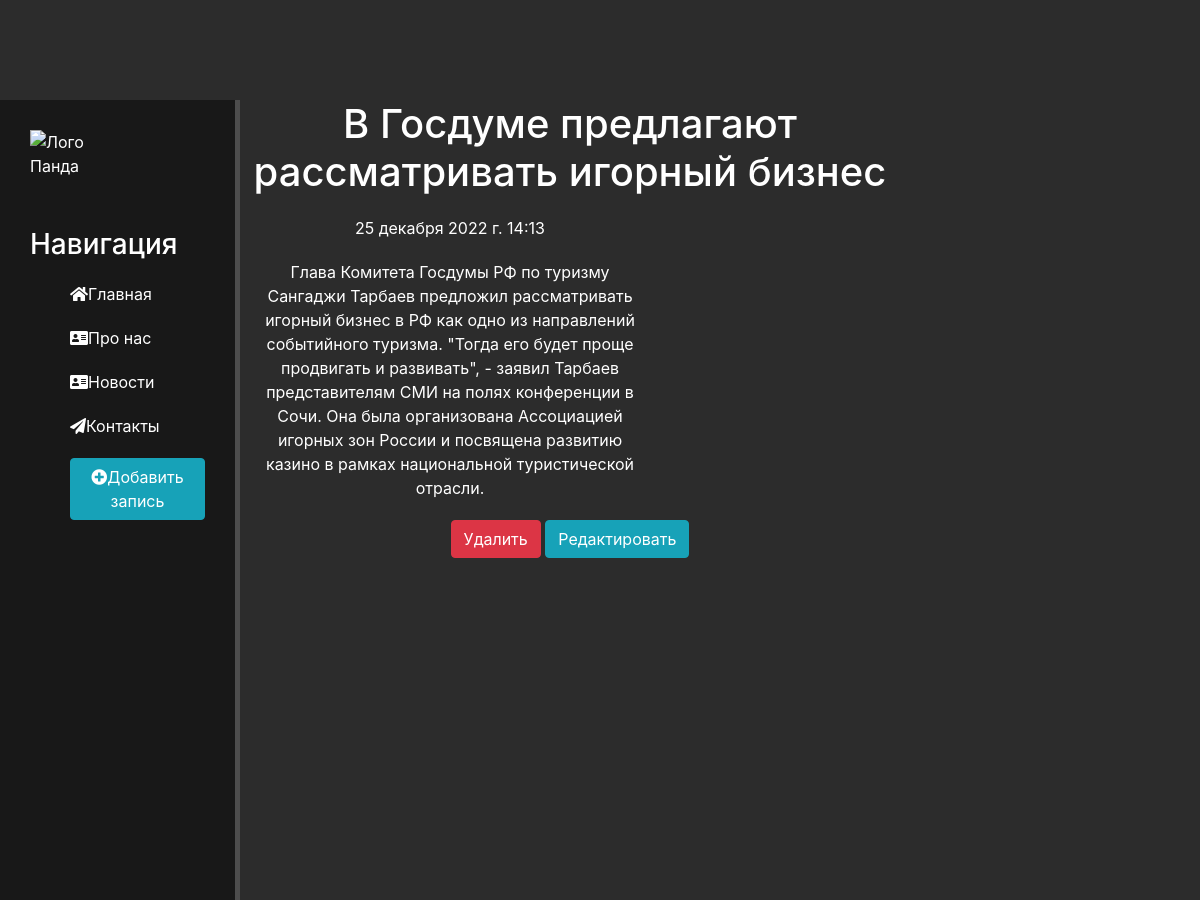
Screenshot of /news/3 with the database file from the repository.
### news/models.py (models this page shows, shortened)
class Artiles(models.Model):
    title = models.CharField('Название', max_length=50)
    anons = models.CharField('Анонс', max_length=250)
    full_text = models.TextField('Статья')
    date = models.DateTimeField('Дата публикации')
    class Meta:
        verbose_name = 'Новость'
        verbose_name_plural = 'Новости'

### news/views.py (the view)
# urls.py: path('<int:pk>', views.NewsDetailView.as_view(), name='news-detail'),
class NewsDetailView(DetailView):
    model = Artiles
    template_name = 'news/details_view.html'
    context_object_name = 'article'

### news/templates/news/details_view.html (shortened to what this page needs)
{% extends 'main/layout.html' %}
{% block content %}
     <div class="features">
        <h1>{{ article.title }}</h1>
        <p>{{ article.date}}</p>
        <p>{{ article.full_text}}</p>
        <a href="{% url 'news-delete' article.id %}" class="btn btn-danger">Удалить</a>
        <a href="{% url 'news-update' article.id %}" class="btn btn-info">Редактировать</a>
    </div>
{% endblock %}

### main/static/main/css/main.css (style rules this page uses)
body { background: #2c2c2c; }
main .features { float: center; color: #fff; margin-top: 100px; text-align: center; width: 75% }
main .features h1 { front-size: 50px; }
main .features p { max-width: 400px; margin: 20px auto }

### rows the page displays
Artiles: title "В Госдуме предлагают рассматривать игорный бизнес", date "25 декабря 2022 г. 14:13", full_text "Глава Комитета Госдумы РФ по туризму Сангаджи Тарбаев предложил рассматривать игорный бизнес в РФ как одно из направлений событийного туризма. \"Тогда его будет проще продвигать и развивать\", - заявил Тарбаев представителям СМИ на полях конференции в Сочи. Она была организована Ассоциацией игорных зон России и посвящена развитию казино в рамках национальной туристической отрасли."
